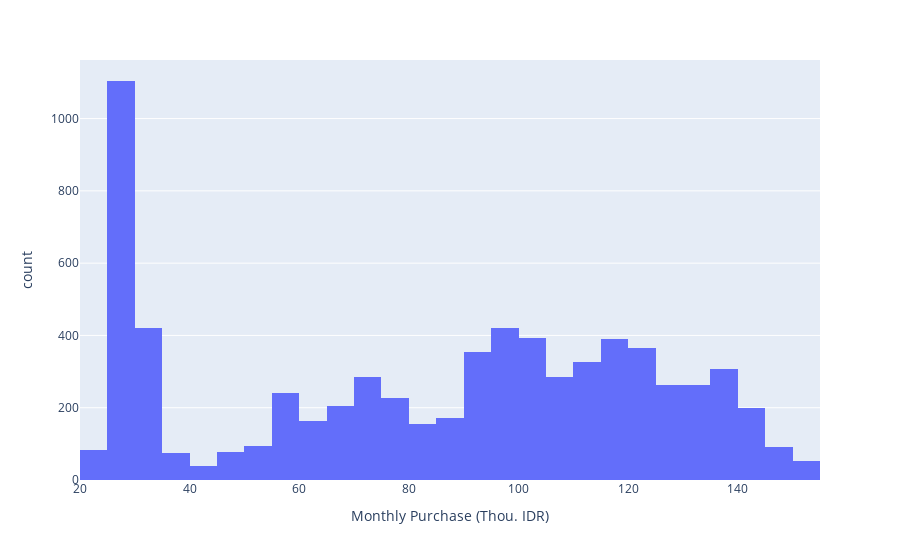

Here is the notebook cell this chart was saved with:
### Markdown cell above
### Valuasi

### Code cell
# Distribusi Monthly Purchase
fig = px.histogram(df, x="Monthly Purchase (Thou. IDR)")
fig.show()

### Figure 1 — Plotly figure (JSON) as saved in the notebook; plotly's stock layout.template omitted (floating-point values rounded to 4 significant figures; data arrays with more than 128 entries replaced by an {"elided": "..."} marker saying what was removed)
{"data": [{"alignmentgroup": "True", "bingroup": "x", "hovertemplate": "Monthly Purchase (Thou. IDR)=%{x}<br>count=%{y}<extra></extra>", "legendgroup": "", "marker": {"color": "#636efa", "pattern": {"shape": ""}}, "name": "", "offsetgroup": "", "orientation": "v", "showlegend": false, "type": "histogram", "x": {"elided": "7043 float values"}, "xaxis": "x", "yaxis": "y"}], "layout": {"barmode": "relative", "legend": {"tracegroupgap": 0}, "margin": {"t": 60}, "xaxis": {"anchor": "y", "domain": [0, 1], "title": {"text": "Monthly Purchase (Thou. IDR)"}}, "yaxis": {"anchor": "x", "domain": [0, 1], "title": {"text": "count"}}}}
